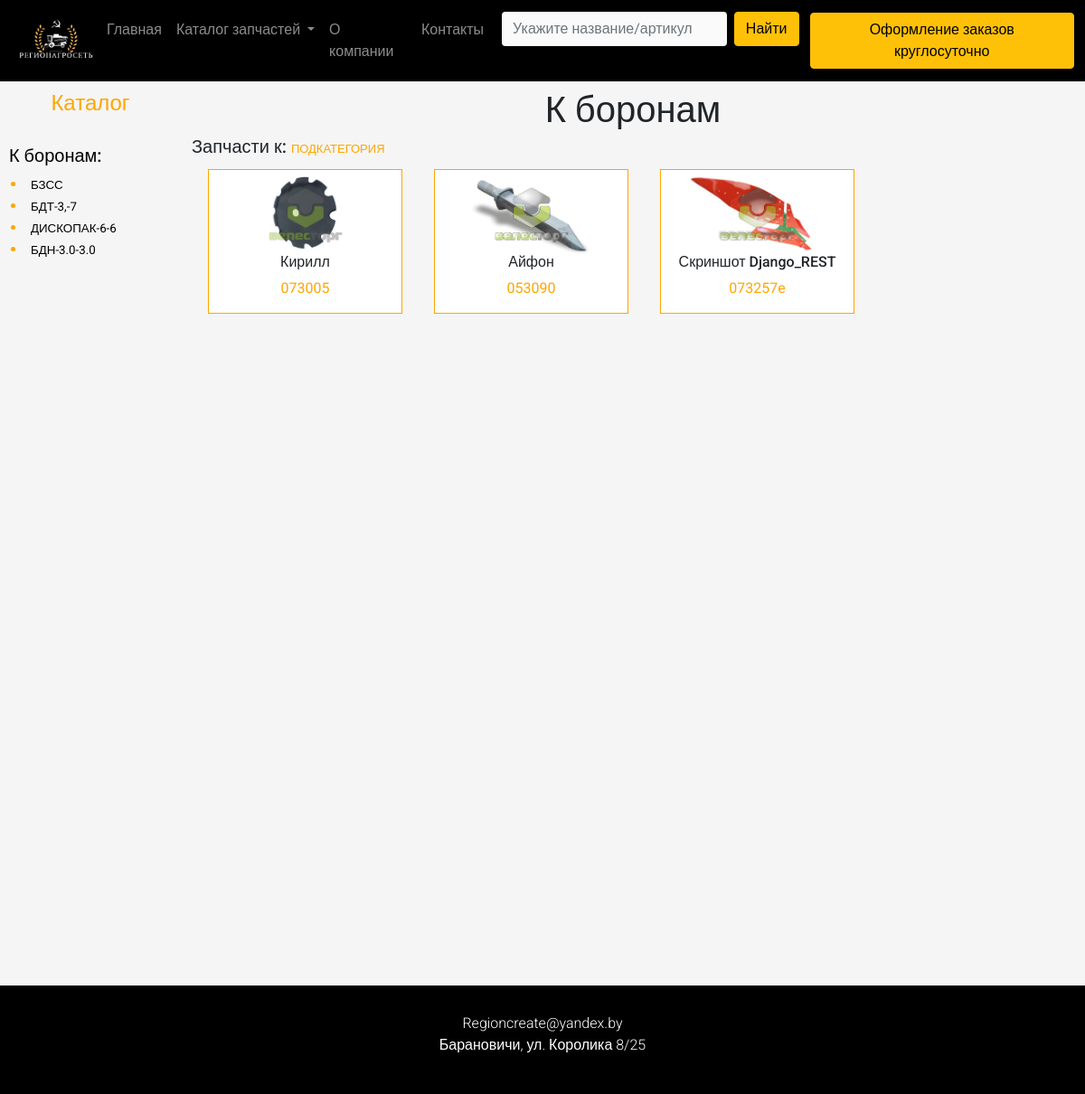
/k_boronam/, run on an earlier commit of the app's database.
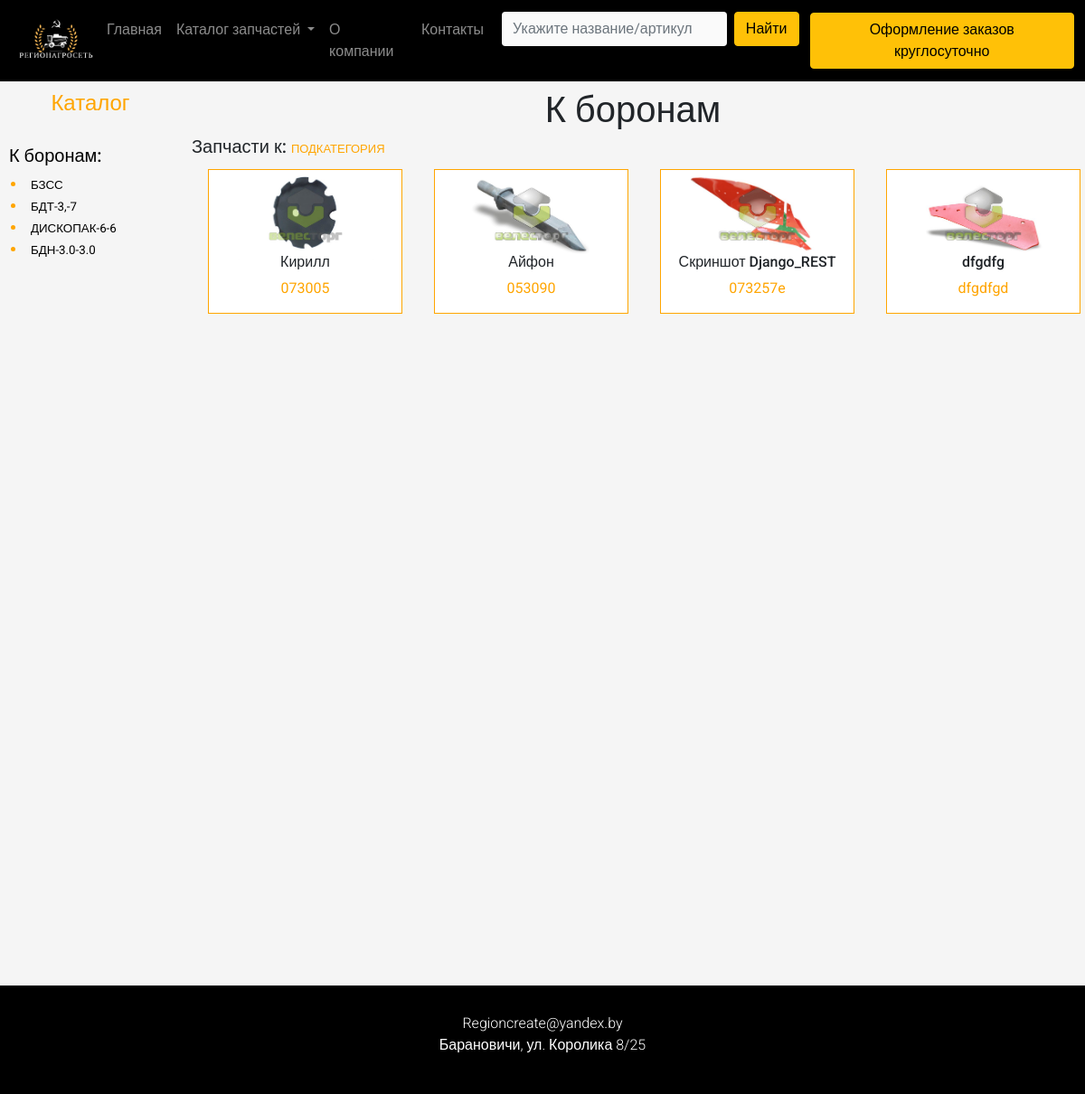
And on a later commit of the database.
### product/models.py (models this page shows, shortened)
class ProductImage(models.Model):
    product = models.ForeignKey(Product, blank=True, null=True, default=None, on_delete=models.CASCADE)
    image = models.ImageField(upload_to='products_images')
    is_active = models.BooleanField(default=True)
    is_main = models.BooleanField(default=False)
    is_metiz = models.BooleanField(default=False)
    podcategory = models.ForeignKey(ProductExactCategory, blank=True, null=True, default=None, on_delete=models.CASCADE)
    category = models.ForeignKey(ProductCategory, blank=True, null=True, default=None, on_delete=models.CASCADE)
    name = models.CharField(max_length=30, default=None, blank=True, null=True)
    articul = models.CharField(max_length=150, default=None, blank=True, null=True)
    created = models.DateTimeField(auto_now_add=True, auto_now=False)
    updated = models.DateTimeField(auto_now_add=False, auto_now=True)
    class Meta:
        verbose_name = 'Фотография'
        verbose_name_plural = 'Фотографии'

class Product(models.Model):
    name = models.CharField(max_length=100, blank=True, null=True, default=None)
    articul = models.CharField(max_length=30, default=None)
    description = models.TextField(max_length=1000)
    is_active = models.BooleanField(default=True)
    nomera = models.TextField(max_length=500, default=None)
    category = models.ForeignKey(ProductCategory, blank=True, null=True, default=None, on_delete=models.CASCADE)
    podcategory = models.ForeignKey(ProductExactCategory, blank=True, null=True, default=None, on_delete=models.CASCADE)
    created = models.DateTimeField(auto_now_add=True, auto_now=False)
    updated = models.DateTimeField(auto_now_add=False, auto_now=True)
    class Meta:
        verbose_name = 'Товар'
        verbose_name_plural = 'Товары'

### home/views.py (the view)
# urls.py: path('k_boronam/', views.k_boronam, name='К боронам'),
def k_boronam(request):
    products_images = ProductImage.objects.filter(is_active=True, is_main=True, category_id=3)
    paginator = Paginator(products_images, 16)
    page_number = request.GET.get('page')
    page_obj = paginator.get_page(page_number)
    if 'page' in request.GET:
        page = request.GET['page']
    else:
        page = 1
    paginator = Paginator(products_images, 16)
    try:
        products_images = paginator.page(page)
    except PageNotAnInteger:
        products_images = paginator.page(1)
    except EmptyPage:
        products_images = paginator.page(paginator.num_pages)
    context = {
        'products_images': products_images,
        'page_obj': page_obj
    }
    return render(request, 'k_boronam.html', context)

### home/templates/k_boronam.html (shortened to what this page needs)
{% extends 'base.html' %}
{% load static %}
{% block page_content %}
<div class="container-fluid back_g_k_plugam ">
    <div class="row">
        <div class="col-lg-2" style="height:auto; background: whitesmoke">
            <div class="row" style="min-height: 60px;">
                <h4 style="text-align: center;padding: 10px;color: orange"> Каталог</h4>
            </div>
            <div class="row">
                <h5 style="padding: 10px;color: black"> К боронам: </h5>
                <li class="marker_katalog" style="margin-top: -10px;;color: orange">
                    <a style="text-decoration: none" class="" href="{% url 'БЗСС' %}">
                        <span style="font-size: smaller;color: black">БЗСС</span>
                    </a>
                </li>
                <li class="marker_katalog" style=" color: orange">
                    <a style="text-decoration: none" class="" href="{% url 'БДТ-3, -7' %}">
                        <span style="font-size: smaller;color: black">БДТ-3,-7</span>
                    </a>
                </li>
                <li class="marker_katalog" style=" color: orange">
                    <a style="text-decoration: none" class="" href="{% url 'ДИСКОПАК-6' %}">
                        <span style="font-size: smaller;color: black">ДИСКОПАК-6-6</span>
                    </a>
                </li>
                <li class="marker_katalog" style=" color: orange">
                    <a style="text-decoration: none" class="" href="{% url 'БДН-3.0' %}">
                        <span style="font-size: smaller;color: black">БДН-3.0-3.0</span>
                    </a>
                </li>
            </div>
        </div>
        <div class="col-lg-10" style="height: auto;background: whitesmoke">
            <div class="row" style="background: whitesmoke;height: 60px;max-height: 60px">
                <h1 style="text-align: center; padding: 8px;"> К боронам</h1>
            </div>
            <div class="row podrazdel">
                <h5> Запчасти к: <span style="color: orange; font-size: small"> ПОДКАТЕГОРИЯ </span></h5>
            </div>
            <div class="row tovar" style="height:auto; max-height: 1000px; background: whitesmoke ">
                {% for product_image in products_images %}
                <div class="col-lg-3" style="height: border-box; padding: 5px;">
                    <div class="product_item">
                        <a href="{% url 'товар' product_image.product.id  %}">
                            <div>
                                <img src="{{product_image.image.url}}" style="width: 150px;height: 100px;"
                                     class="img-responsive">
                            </div>
                        </a>
                        <h6 style="margin-top: -8px">{{product_image.product.name}} </h6>
                        <p style="color: orange">
                            {{product_image.product.articul}}
                        </p>
                    </div>
                </div>
                {% endfor %}
            </div>
        </div>
    </div>
</div>
{% endblock %}

What changed in the data, as far as the page shows it:
now on this page (row edited): ProductImage: image (picture), product.name "dfgdfg", product.articul "dfgdfgd"
